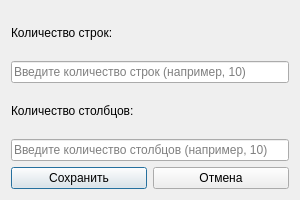
<?xml version="1.0" encoding="UTF-8"?>
<ui version="4.0">
 <class>SettingsDialog</class>
 <widget class="QDialog" name="SettingsDialog">
  <property name="geometry">
   <rect>
    <x>0</x>
    <y>0</y>
    <width>300</width>
    <height>200</height>
   </rect>
  </property>
  <property name="windowTitle">
   <string>Настройки</string>
  </property>
  <layout class="QVBoxLayout" name="verticalLayout">
   <item>
    <widget class="QLabel" name="label_rows">
     <property name="text">
      <string>Количество строк:</string>
     </property>
    </widget>
   </item>
   <item>
    <widget class="QLineEdit" name="rows_input">
     <property name="placeholderText">
      <string>Введите количество строк (например, 10)</string>
     </property>
    </widget>
   </item>
   <item>
    <widget class="QLabel" name="label_cols">
     <property name="text">
      <string>Количество столбцов:</string>
     </property>
    </widget>
   </item>
   <item>
    <widget class="QLineEdit" name="cols_input">
     <property name="placeholderText">
      <string>Введите количество столбцов (например, 10)</string>
     </property>
    </widget>
   </item>
   <item>
    <layout class="QHBoxLayout" name="buttonLayout">
     <item>
      <widget class="QPushButton" name="save_button">
       <property name="text">
        <string>Сохранить</string>
       </property>
      </widget>
     </item>
     <item>
      <widget class="QPushButton" name="cancel_button">
       <property name="text">
        <string>Отмена</string>
       </property>
       <property name="shortcut">
        <string>Esc</string>
       </property>
      </widget>
     </item>
    </layout>
   </item>
  </layout>
 </widget>
 <resources/>
 <connections/>
</ui>
